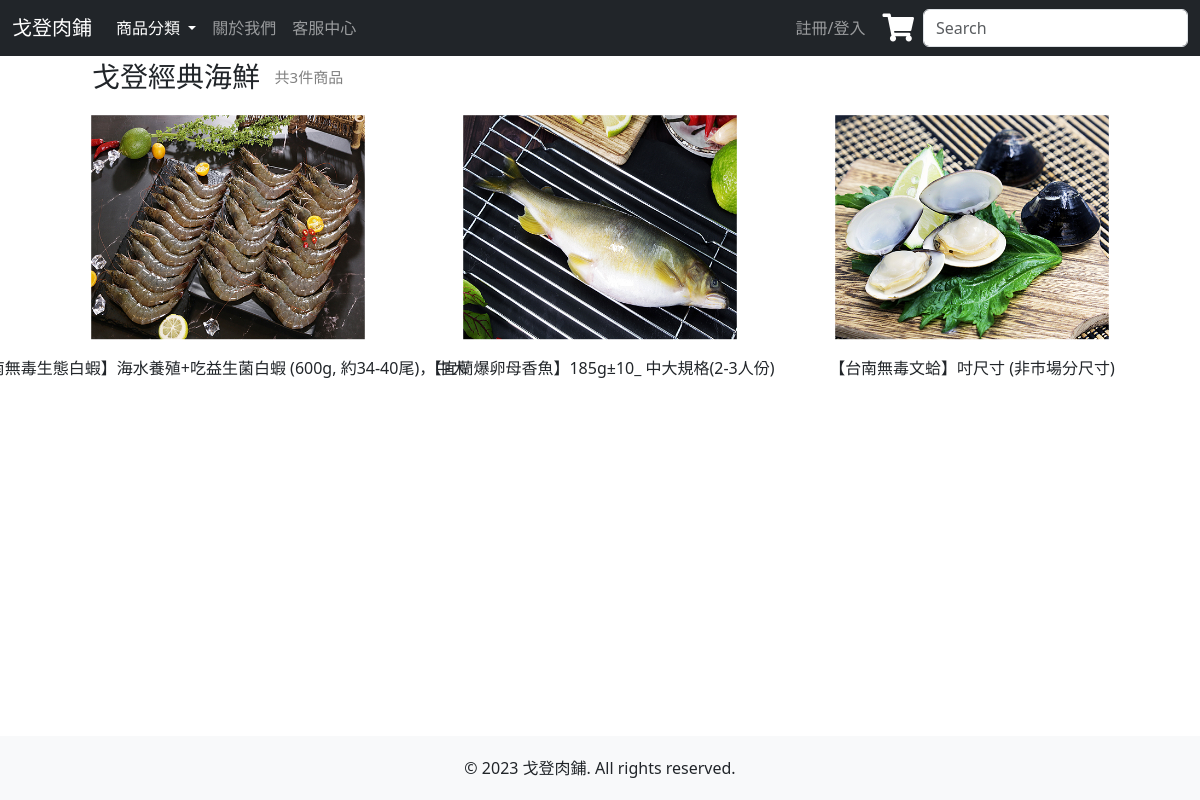
The page /seafood/ on the database as committed earlier.
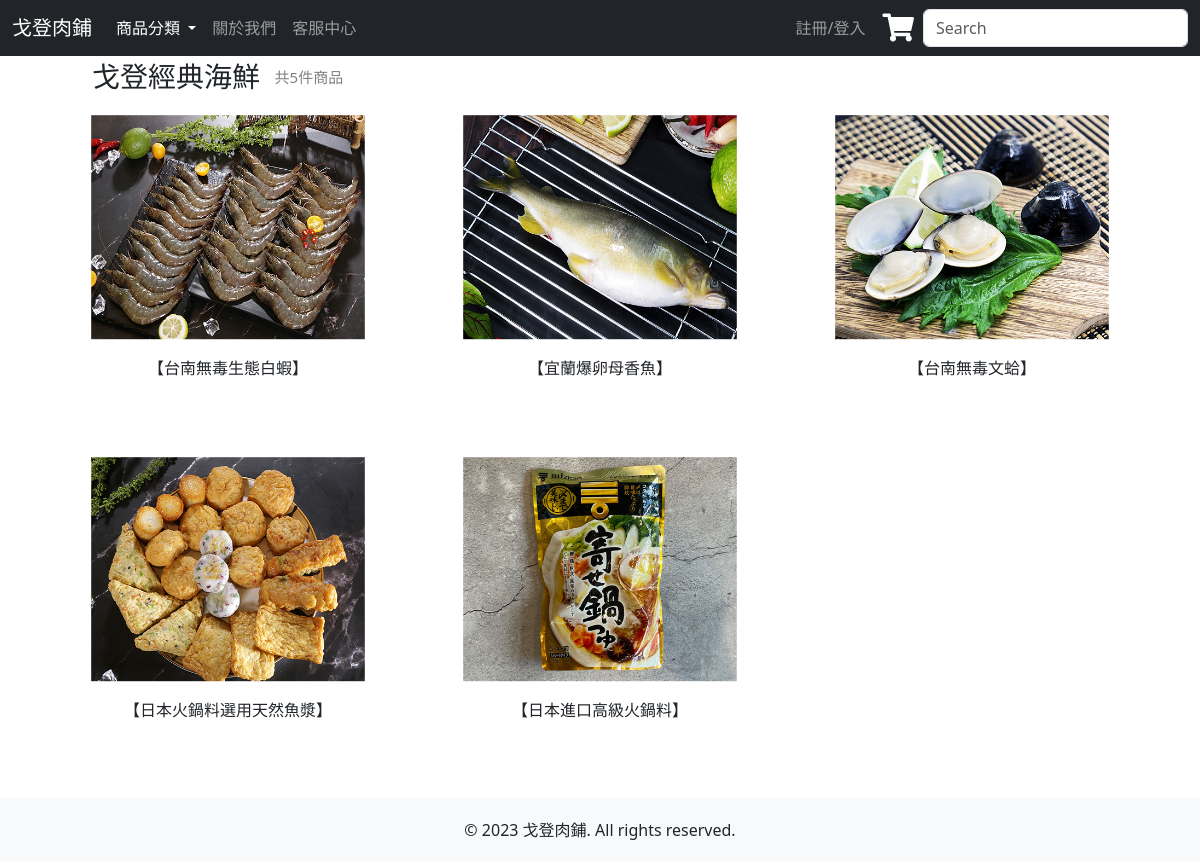
The same page on the database as committed later.
### mywebsite/models.py (models this page shows)
class product(models.Model):
    PRODUCT_STATUS_CHOICES = [
        ('IN_STOCK', '上架'),
        ('OUT_OF_STOCK', '下架'),
        ('UNAVAILABLE', '缺貨'),
    ]
    PID = models.CharField('產品編號', max_length=1000, primary_key=True)
    PPrice = models.IntegerField('產品價錢')
    PName = models.CharField('產品名稱', max_length=100)
    PDetail = models.CharField('產品內容', max_length=10000)
    Pspec = models.IntegerField('產品規格',default=0)
    Pnum = models.IntegerField('產品數量',default=0)
    PStatus = models.CharField('產品狀態', max_length=13, choices=PRODUCT_STATUS_CHOICES, default='IN_STOCK')
    PPhoto = models.ImageField('產品圖片', upload_to='product_images/', blank=True, null=True)
    PCategory = models.CharField('產品分類', max_length=20) #也可以用選項

### mywebsite/views.py (the view)
# urls.py: path('seafood/', views.seafood_view),
def seafood_view(request):
    Category = product.objects.filter( PCategory = 'seafood' )
    count = Category.count()
    return render(request, 'for_seafood.html', locals())

### templates/for_seafood.html (shortened to what this page needs)
<!DOCTYPE html>
<html lang="en">
  <head>
    <link href="https://cdn.jsdelivr.net/npm/bootstrap@5.3.0-alpha3/dist/css/bootstrap.min.css" rel="stylesheet">
    {% load static %}
    <link href="{% static 'css/styles.css'%}" rel="stylesheet" />
    <link rel="stylesheet" href="https://use.fontawesome.com/releases/v5.6.3/css/all.css"
>
</head>
    <body id="page-top" style="display: flex; flex-direction: column; min-height: 100vh;">
      <nav class="navbar navbar-default navbar-expand-lg navbar-dark bg-dark fixed-top">
        <div class="container-fluid">
            <a class="navbar-brand" href="../index/" style="color: white;">戈登肉鋪</a>
            <div class="collapse navbar-collapse" id="navbarSupportedContent">
                <ul class="navbar-nav me-auto mb-2 mb-lg-0">
                    <li class="nav-item dropdown">
                        <a class="nav-link dropdown-toggle active" aria-current="page" href="#" id="navbarDropdown" role="button" data-bs-toggle="dropdown" aria-expanded="false">
                            商品分類
                        </a>
                    </li>
                    <li class="nav-item">
                        <a class="nav-link" href="../about/">關於我們</a>
                    </li>
                    <li class="nav-item">
                        <a class="nav-link" href="../contact/">客服中心</a>
                    </li>
                </ul>
                <ul class="navbar-nav">
                    {% if request.session.MAccount %}
                    <li class="nav-item dropdown">
                        <a class="nav-link dropdown-toggle" href="#" id="navbarDropdown" role="button" data-bs-toggle="dropdown" aria-expanded="false">
                            {{ request.session.MAccount }}
                        </a>
                        <ul class="dropdown-menu" aria-labelledby="navbarDropdown">
                            <li><a class="dropdown-item" href="../member/">個人資料</a></li>
                            <li><hr class="dropdown-divider"></li>
                            <li><a class="dropdown-item" href="{% url 'logout' %}">登出</a></li>
                        </ul>
                    </li>
                    {% else %}
                    <li class="nav-item">
                        <a class="nav-link" href="../login/">註冊/登入</a>
                    </li>
                    {% endif %}
                </ul>
                <a href="../cart/">
                    <button class="btn btn-cart btn-sm text-white" type="button">
                    <i class="fas fa-shopping-cart fa-2x"></i>
                </button>
                </a>
                <form action="/search/" ass="d-flex" method="POST">{% csrf_token %}
                  <input class="form-control me-2" type="search" placeholder="Search" aria-label="Search" name = "searchbox">
              </form>
            </div>
        </div>
    </nav>
    <div class="container content" style="flex: 1;">
      <h3 class="title" style=" margin-left: 50px;margin-top: 20px; margin-bottom: -30px;  display: flex;align-items: center;">戈登經典海鮮&nbsp;&nbsp;<small style="color:gray; font-size:15px;">共{{count}}件商品</small></h3>
        <div class="row justify-content-center">
          <div class="row row-cols-1 row-cols-md-2 row-cols-lg-3 custom-col">
            {% for i in Category %}
            <div class="col product" style="margin-bottom: -50px;">
              <div class="card small-card">
                {% if i.PPhoto %}
                <img src="{{i.PPhoto.url}}" class="card-img-top" alt="{{ i.PName }}">
                {% else %}
                <p>No photo available</p>
                {% endif %}
                <div class="card-body d-flex justify-content-center">
                  <form action="/detail/" method="POST">{% csrf_token %}
                    <input type="submit" value="{{ i.PName }}" class="card-title btn btn-outline-dark text-center" style="border: none; font-size: 20px; background-color: inherit; color: inherit; border-color: inherit;">
                  </form>
                </div>
              </div>
            </div>
            {% endfor %}
          </div>
        </div>
    </div>
    <footer class="footer" style="margin-top: 50px;">
        <div class="container">
            <span>© 2023 戈登肉鋪. All rights reserved.</span>
        </div>
    </footer>
    </body>
</html>

### static/css/styles.css (style rules this page uses)
.footer { background-color: #f8f9fa; padding: 20px 0; text-align: center; }
.product { padding: 15px; }

### templates/for_seafood.html (style rules this page uses)
.card { border-radius: 0; border: none; }
.card-img-top { border-radius: 0; width: 100%; height: auto; object-fit: cover; }
.small-card { transform: scale(0.8); }
.custom-col { margin-left: -20px; margin-right: -20px; }
.card-img-top { border-radius: 0; width: 100%; height: 280px; object-fit: cover; }

Rows that differ between the two databases and show on the page:
changed product: PName "【台南無毒生態白蝦】海水養殖+吃益生菌白蝦 (600g, 約34-40尾)，中大尺寸" → "【台南無毒生態白蝦】"
changed product: PName "【宜蘭爆卵母香魚】185g±10_ 中大規格(2-3人份)" → "【宜蘭爆卵母香魚】"
changed product: PName "【台南無毒文蛤】吋尺寸 (非市場分尺寸)" → "【台南無毒文蛤】"
added product: PPhoto (picture), PName "【日本火鍋料選用天然魚漿】"
added product: PPhoto (picture), PName "【日本進口高級火鍋料】"
Other text that changed with them:
{{ count }}: "3" → "5"
